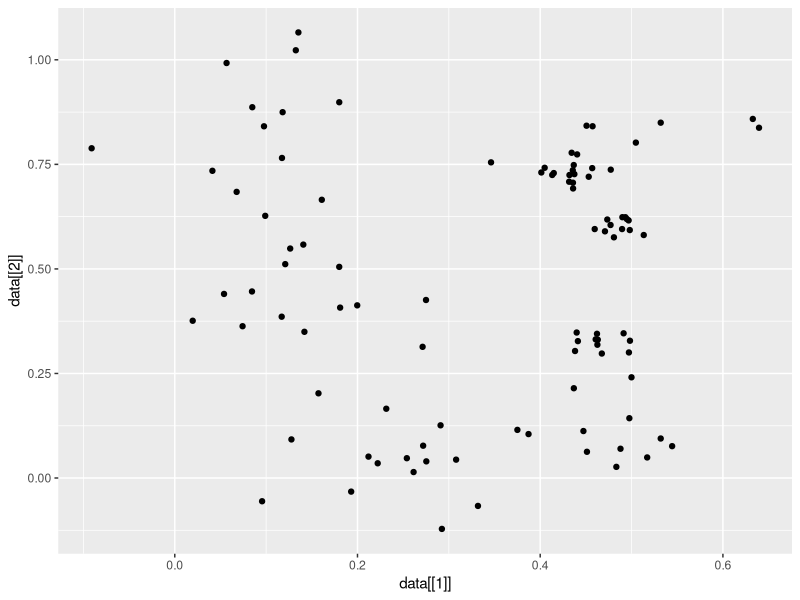

R code for this plot: (Note: this script raises an error after producing the figure.)

## imports
install.packages('tibble')
install.packages('dplyr')
install.packages('ggplot2')
install.packages('rlang')
library(tibble)
library(dplyr)
library(ggplot2)
library(rlang)

## testdata generator
generateClusterTestDataSimple2D = function(n=10,nclusters=NULL){
  if(base::missing(nclusters)){
    nclusters <- floor(runif(1,min = 1, max = 2*sqrt(n)))
  }
  
  x_clusters <- runif(nclusters, min=0, max=1)
  y_clusters <- runif(nclusters, min=0, max=1)
  sd_clusters <- runif(nclusters, min=0.001, max=0.1)
  
  
  
  testdata = tibble(selected_clusters = floor(runif(n,1,nclusters+1))) |>
    rowwise() |>
    mutate(X = rnorm(1,x_clusters[selected_clusters],sd_clusters[selected_clusters]),Y = rnorm(1,y_clusters[selected_clusters],sd_clusters[selected_clusters])) |>
    select(X,Y) |>
    ungroup()
    
  
  return(testdata)
}

## Used to test if K is a whole number
is.wholenumber <- function(x, tol = base::.Machine$double.eps^0.5)  base::abs(x - base::round(x)) < tol
















## definition of k_means algorithm

k_means <- function(data,k,d=NULL,tries=k){
  
  ## if not specified, use euclidean metric
  if(base::missing(d)){d <- function(x,y){base::sqrt(base::sum((x-y)^2))}}
  
  ## some necessary variables
  n <- base::nrow(data)
  dim <- ncol(data)
  minimal_cost <- Inf
  
  
  ## Invariants: test the input
  stopifnot('Data must have more than 0 rows' = n>0)
  stopifnot('k is not a whole number' = is.wholenumber(k))
  stopifnot('k must be between 0 and n+1' = (0 < k && k < n+1))
  
  
  ## Start of actual algorithm
  ## Try 5 times, to minimize the dependency on random chance
  for(repeats in 1:tries){
  
    ## Define starting centroids
    centroids <- data[,1:dim] |> 
                  ungroup() |>
                  slice_sample(n=k)
  
    ## Main loop: repeat iterating the cluster means, until no more change 
    while(!identical(centroids, old_centroids)){
      
      ## Calculate distances to centroids
      for(centroid_number in 1:nrow(centroids)){
        data <- data |> rowwise() |> mutate(!!paste0('distanceToCentroid',centroid_number) := d(c_across(1:dim),unlist(centroids[centroid_number,])))
      }
      
      ## Defer the clustering with respect to the centroid
      data <- data |> mutate(cluster = which.min(c_across((dim+1):(dim+k))))
      
      ## Save old centroids, to compare with next centroids
      old_centroids <- centroids
      
      ## Calculate new centroids as the MEAN of the clusters
      ## THIS is where this algorithm gets its name from
      centroids <- data |>
        ungroup() |>
        group_by(cluster) |>
        summarise_at(1:dim,mean) |> 
        select(-cluster)
    }
    
    ## Calculate the cost of the found cluster, 
    ## meaning the sum over all variances of the points to their cluster centroid
    cost <- data |>
      ungroup() |>
      group_by(cluster) |>
      summarise_at((dim+1):(dim+nrow(centroids)), function(x){sum(x*x)}) |>
      select(-cluster) |>
      as.matrix() |>
      diag() |>
      sum()
    
    
    #### For testing purpoises: compare the found clustering to the currently best clustering
    ##ggplot(data,aes(x=data[[1]],y=data[[2]],colour = cluster)) + 
    ##  geom_point() + 
    ##  scale_color_gradient2(midpoint = k/2+1/2, low="darkblue", mid="green",high="red", space ="Lab" )
    ##
    ##
    ##ggplot(best_clustered_data,aes(x=data[[1]],y=data[[2]],colour = cluster)) + 
    ##  geom_point() + 
    ##  scale_color_gradient2(midpoint = k/2+1/2, low="darkblue", mid="green",high="red", space ="Lab" )
    
    
    ## Check if the found cluster has minimal cost and if so, 
    ## update the currently best clustering guess 
    if(cost < minimal_cost){
      minimal_cost <- cost
      best_centroids <- centroids
      best_clustered_data <- data
    }
  }
  
  
  
  ## return the data, having only added a row for the clusters
  return(data |> select(all_of(c(1:dim,dim+k+1))))
}






## For illustration purpoises:

## Lets create some test data
data <- generateClusterTestDataSimple2D(n=100, nclusters = 8)

## This is what it looks like
ggplot(data,aes(x=data[[1]],y=data[[2]])) + geom_point()

##################################################
## Apply the k-means-algorithm with k = 4       ##
clustered_data <- k_means(data, k = 4)          ##
## (This may take a while)                      ##
##################################################

## Lets look at the results 
ggplot(clustered_data,aes(x=data[[1]],y=data[[2]],colour = cluster)) + 
  geom_point() + 
  scale_color_gradient2(midpoint = k/2+1/2, low="blue", mid="green",high="red", space ="Lab" ) +
  coord_fixed()

##################################################
## Now try the k-means-algorithm with larger k  ##
clustered_data <- k_means(data, k = 6)          ##
## (This may take a while)                      ##
##################################################


## Better!
ggplot(clustered_data,aes(x=data[[1]],y=data[[2]],colour = cluster)) + 
  geom_point() + 
  scale_color_gradient2(midpoint = k/2+1/2, low="darkblue", mid="green",high="red", space ="Lab" ) +
  coord_fixed()
